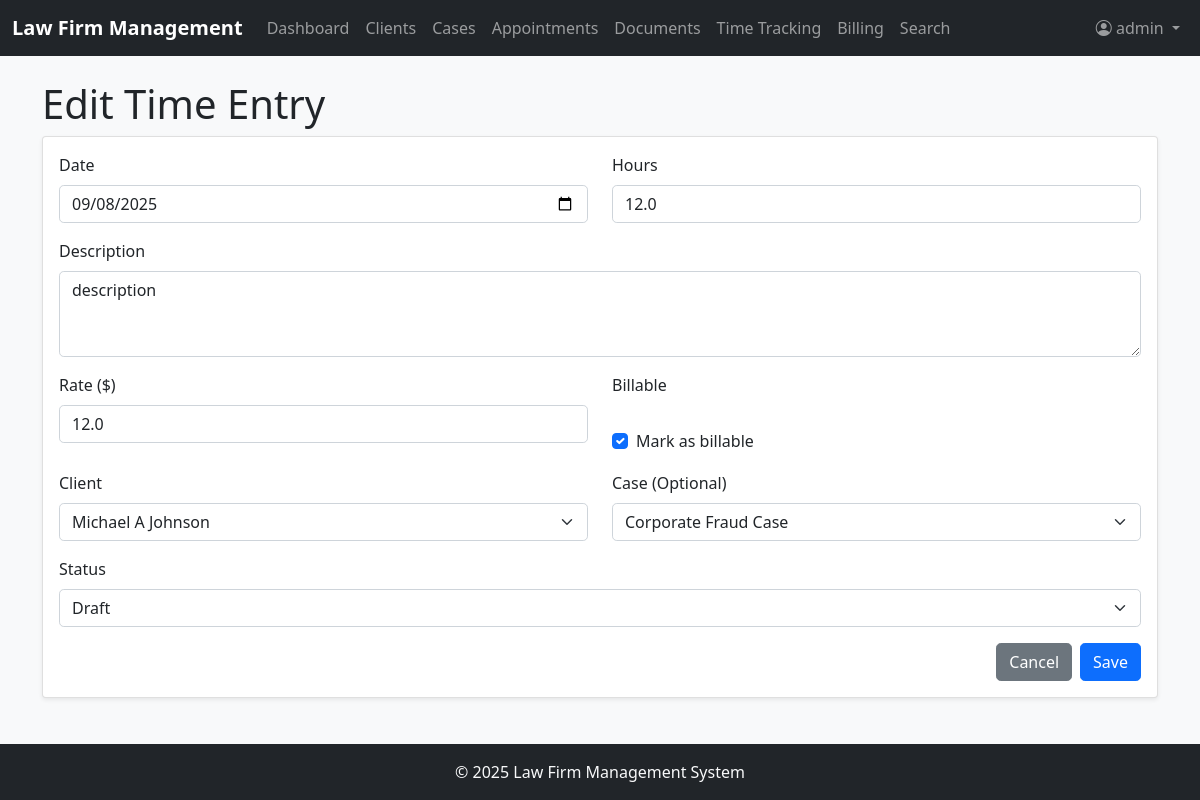
Screenshot of /time_entries/1/edit (signed in) with the database file from the repository.
### app/models.py (models this page shows, shortened)
class User(UserMixin, db.Model):
    id = db.Column(db.Integer, primary_key=True)
    username = db.Column(db.String(64), index=True, unique=True)
    email = db.Column(db.String(120), index=True, unique=True)
    password_hash = db.Column(db.String(128))
    first_name = db.Column(db.String(64))
    last_name = db.Column(db.String(64))
    role = db.Column(db.String(20))  # 'lawyer', 'staff', 'admin'
    hourly_rate = db.Column(db.Float)
    cases = db.relationship('Case', secondary=case_assignments, backref=db.backref('assigned_users', lazy='dynamic'))
    time_entries = db.relationship('TimeEntry', backref='user', lazy='dynamic')

class TimeEntry(db.Model):
    id = db.Column(db.Integer, primary_key=True)
    date = db.Column(db.Date)
    hours = db.Column(db.Float)
    description = db.Column(db.Text)
    billable = db.Column(db.Boolean, default=True)
    rate = db.Column(db.Float)
    user_id = db.Column(db.Integer, db.ForeignKey('user.id'))
    case_id = db.Column(db.Integer, db.ForeignKey('case.id'))
    client_id = db.Column(db.Integer, db.ForeignKey('client.id'))
    invoice_id = db.Column(db.Integer, db.ForeignKey('invoice.id'))
    status = db.Column(db.String(20))  # Draft, Submitted, Approved, Rejected
    created_at = db.Column(db.DateTime, default=datetime.utcnow)

class Client(db.Model):
    id = db.Column(db.Integer, primary_key=True)
    first_name = db.Column(db.String(64))
    last_name = db.Column(db.String(64))
    email = db.Column(db.String(120))
    phone = db.Column(db.String(20))
    address = db.Column(db.String(256))
    company = db.Column(db.String(128))
    category = db.Column(db.String(64))
    notes = db.Column(db.Text)
    cases = db.relationship('Case', backref='client', lazy='dynamic')
    appointments = db.relationship('Appointment', backref='client', lazy='dynamic')
    documents = db.relationship('Document', backref='client', lazy='dynamic')

class Case(db.Model):
    id = db.Column(db.Integer, primary_key=True)
    case_number = db.Column(db.String(20), unique=True)
    title = db.Column(db.String(128))
    description = db.Column(db.Text)
    status = db.Column(db.String(20))  # Open, In Progress, On Hold, Closed, Archived
    priority = db.Column(db.String(20))  # Low, Medium, High, Urgent
    practice_area = db.Column(db.String(64))
    case_type = db.Column(db.String(64))
    budget = db.Column(db.Float)
    client_id = db.Column(db.Integer, db.ForeignKey('client.id'))
    appointments = db.relationship('Appointment', backref='case', lazy='dynamic')
    documents = db.relationship('Document', backref='case', lazy='dynamic')
    time_entries = db.relationship('TimeEntry', backref='case', lazy='dynamic')
    invoices = db.relationship('Invoice', backref='case', lazy='dynamic')
    created_at = db.Column(db.DateTime, default=datetime.utcnow)
    updated_at = db.Column(db.DateTime, default=datetime.utcnow, onupdate=datetime.utcnow)

### app/routes.py (the view, shortened to what this page needs)
@app.route('/time_entries/<int:id>/edit', methods=['GET', 'POST'])
@login_required
def edit_time_entry(id):
    time_entry = TimeEntry.query.get_or_404(id)
    clients = Client.query.all()
    cases = Case.query.all()
    return render_template('time_entry_form.html', time_entry=time_entry, clients=clients, cases=cases)

### app/__init__.py (called while the page is built)
@login.user_loader
def load_user(id):
    return User.query.get(int(id))

### app/templates/time_entry_form.html (shortened to what this page needs)
{% extends "base.html" %}
{% block content %}
<h1>{% if time_entry %}Edit Time Entry{% else %}Add Time Entry{% endif %}</h1>
<div class="card">
    <div class="card-body">
        <form method="POST">
            <div class="row mb-3">
                <div class="col-md-6">
                    <label class="form-label">Date</label>
                    <input type="date" class="form-control" name="date" value="{{ time_entry.date.strftime('%Y-%m-%d') if time_entry else '' }}" required>
                </div>
                <div class="col-md-6">
                    <label class="form-label">Hours</label>
                    <input type="number" class="form-control" name="hours" value="{{ time_entry.hours if time_entry else '' }}" step="0.25" min="0" required>
                </div>
            </div>
            <div class="mb-3">
                <label class="form-label">Description</label>
                <textarea class="form-control" name="description" rows="3" required>{{ time_entry.description if time_entry else '' }}</textarea>
            </div>
            <div class="row mb-3">
                <div class="col-md-6">
                    <label class="form-label">Rate ($)</label>
                    <input type="number" class="form-control" name="rate" value="{{ time_entry.rate if time_entry else current_user.hourly_rate or '' }}" step="0.01" min="0" required>
                </div>
                <div class="col-md-6">
                    <label class="form-label">Billable</label>
                    <div class="form-check mt-4">
                        <input class="form-check-input" type="checkbox" name="billable" id="billable" {% if time_entry and time_entry.billable %}checked{% else %}checked{% endif %}>
                        <label class="form-check-label" for="billable">
                            Mark as billable
                        </label>
                    </div>
                </div>
            </div>
            <div class="row mb-3">
                <div class="col-md-6">
                    <label class="form-label">Client</label>
                    <select class="form-select" name="client_id" required>
                        {% for client in clients %}
                        <option value="{{ client.id }}" {% if time_entry and time_entry.client_id == client.id %}selected{% endif %}>{{ client.first_name }} {{ client.last_name }}</option>
                        {% endfor %}
                    </select>
                </div>
                <div class="col-md-6">
                    <label class="form-label">Case (Optional)</label>
                    <select class="form-select" name="case_id">
                        {% for case in cases %}
                        <option value="{{ case.id }}" {% if time_entry and time_entry.case_id == case.id %}selected{% endif %}>{{ case.title }}</option>
                        {% endfor %}
                    </select>
                </div>
            </div>
            {% if time_entry %}
            <div class="mb-3">
                <label class="form-label">Status</label>
                <select class="form-select" name="status" required>
                    <option value="Draft" {% if time_entry.status == 'Draft' %}selected{% endif %}>Draft</option>
                </select>
            </div>
            {% endif %}
            <div class="d-flex justify-content-end">
                <a href="{{ url_for('time_tracking') }}" class="btn btn-secondary me-2">Cancel</a>
                <button type="submit" class="btn btn-primary">Save</button>
            </div>
        </form>
    </div>
</div>
{% endblock %}

### app/templates/base.html (shortened to what this page needs)
<!DOCTYPE html>
<html lang="en">
  <head>
    <link
      href="https://cdn.jsdelivr.net/npm/bootstrap@5.1.3/dist/css/bootstrap.min.css"
      rel="stylesheet"
    />
    <link
      rel="stylesheet"
      href="https://cdn.jsdelivr.net/npm/bootstrap-icons@1.8.1/font/bootstrap-icons.css"
    />
    <link
      href="{{ url_for('static', filename='css/style.css') }}"
      rel="stylesheet"
    />
  </head>
  <body class="d-flex flex-column min-vh-100">
    <nav class="navbar navbar-expand-lg navbar-dark bg-dark">
      <div class="container-fluid">
        <a class="navbar-brand" href="{{ url_for('dashboard') }}"
          >Law Firm Management</a
        >
        <div class="collapse navbar-collapse" id="navbarNav">
          <ul class="navbar-nav me-auto">
            <li class="nav-item">
              <a
                class="nav-link {% if request.endpoint == 'dashboard' %}active{% endif %}"
                href="{{ url_for('dashboard') }}"
              >
                Dashboard
              </a>
            </li>
            <li class="nav-item">
              <a
                class="nav-link {% if request.endpoint == 'clients' %}active{% endif %}"
                href="{{ url_for('clients') }}"
              >
                Clients
              </a>
            </li>
            <li class="nav-item">
              <a
                class="nav-link {% if request.endpoint == 'cases' %}active{% endif %}"
                href="{{ url_for('cases') }}"
              >
                Cases
              </a>
            </li>
            <li class="nav-item">
              <a
                class="nav-link {% if request.endpoint == 'appointments' %}active{% endif %}"
                href="{{ url_for('appointments') }}"
              >
                Appointments
              </a>
            </li>
            <li class="nav-item">
              <a
                class="nav-link {% if request.endpoint == 'documents' %}active{% endif %}"
                href="{{ url_for('documents') }}"
              >
                Documents
              </a>
            </li>
            <li class="nav-item">
              <a
                class="nav-link {% if request.endpoint == 'time_tracking' %}active{% endif %}"
                href="{{ url_for('time_tracking') }}"
              >
                Time Tracking
              </a>
            </li>
            <li class="nav-item">
              <a
                class="nav-link {% if request.endpoint == 'billing' %}active{% endif %}"
                href="{{ url_for('billing') }}"
              >
                Billing
              </a>
            </li>
            <li class="nav-item">
              <a
                class="nav-link {% if request.endpoint == 'search' %}active{% endif %}"
                href="{{ url_for('search') }}"
              >
                Search
              </a>
            </li>
          </ul>
          <ul class="navbar-nav">
            {% if current_user.is_anonymous %}
            <li class="nav-item">
              <a class="nav-link" href="{{ url_for('login') }}">Login</a>
            </li>
            {% else %}
            <li class="nav-item dropdown">
              <a
                class="nav-link dropdown-toggle"
                href="#"
                id="navbarDropdown"
                role="button"
                data-bs-toggle="dropdown"
              >
                <i class="bi bi-person-circle"></i> {{ current_user.username }}
              </a>
            </li>
            {% endif %}
          </ul>
        </div>
      </div>
    </nav>
    <main class="flex-grow-1 container mt-4">
       {% block content %}{% endblock %}
    </main>
    <footer class="footer mt-auto py-3 bg-dark text-light">
      <div class="container text-center">
        <span>© <span id="year"></span> Law Firm Management System</span>
      </div>
    </footer>
  </body>
</html>

### app/static/css/style.css (style rules this page uses)
body { font-family: 'Segoe UI', Tahoma, Geneva, Verdana, sans-serif; background-color: #f8f9fa; }
.footer { margin-top: auto; padding: 1rem 0; background-color: #343a40; color: #fff; }
.card { box-shadow: 0 0.125rem 0.25rem rgba(0, 0, 0, 0.075); border: 1px solid rgba(0, 0, 0, 0.125); }
.navbar-brand { font-weight: bold; }
.btn { border-radius: 0.3rem; }
.form-control, .form-select { border-radius: 0.3rem; }

### rows the page displays
User: username "admin"
TimeEntry: date "09/08/2025", hours "12.0", description "description", rate "12.0", billable "☑", client_id "Michael A Johnson", case_id "Corporate Fraud Case", status "Draft"
